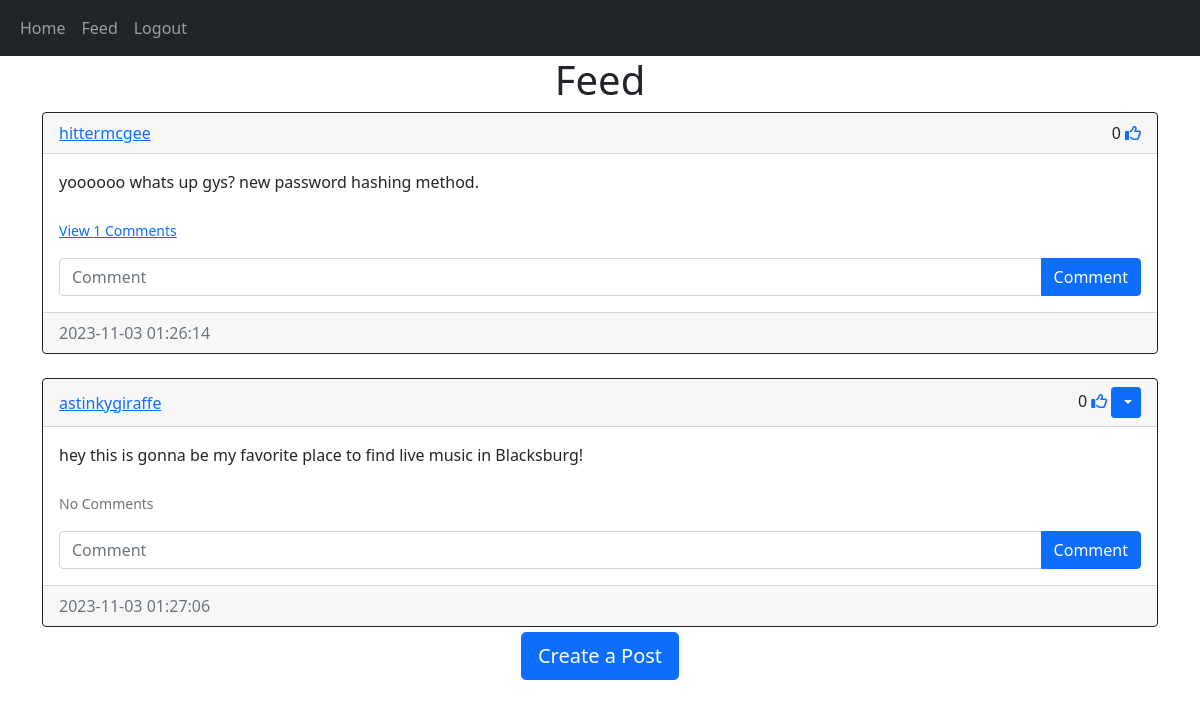
The app's page /feed (signed in) with its own data.
### website/models.py (models this page shows)
class Post(db.Model):
    id = db.Column(db.Integer, primary_key=True)
    text = db.Column(db.Text, nullable=False)
    date_created = db.Column(db.DateTime(timezone=False), default=func.now())
    author = db.Column(db.Integer, db.ForeignKey('user.id', ondelete="CASCADE"), nullable=False)
    comments = db.relationship('Comment', backref='post', passive_deletes=True)
    likes = db.relationship('Like', backref='post', passive_deletes=True)

class User(db.Model, UserMixin):
    id = db.Column(db.Integer, primary_key=True)
    email = db.Column(db.String(150), unique=True)
    username = db.Column(db.String(150), unique=True)
    password = db.Column(db.String(150))
    date_created = db.Column(db.DateTime(timezone=True), default=func.now())
    posts = db.relationship('Post', backref='user', passive_deletes=True)
    comments = db.relationship('Comment', backref='user', passive_deletes=True)
    likes = db.relationship('Like', backref='user', passive_deletes=True)

### website/views.py (the view)
@views.route("/feed")
@login_required
def feed():
    posts = Post.query.all()
    return render_template("feed.html", user=current_user, posts=posts)

### website/__init__.py (called while the page is built)
def create_app():
    app = Flask(__name__)
    app.config['SECRET_KEY'] = 'I love Earth and everything about it! It is my favorite thing'
    app.config['SQLALCHEMY_DATABASE_URI'] = f'sqlite:///{DB_NAME}'
    db.init_app(app)
    from .views import views
    from .auth import auth
    app.register_blueprint(views, url_prefix='/')
    app.register_blueprint(auth, url_prefix='/')
    from werkzeug.urls import urlencode
    from .models import User, Post, Comment, Like
    login_manager = LoginManager()
    login_manager.login_view = 'auth.login'
    login_manager.init_app(app)
    @login_manager.user_loader
    def load_user(id):
        return User.query.get(int(id))
    with app.app_context():
        db.create_all()
    return app

### website/templates/feed.html
{% extends "post_div.html" %} {% block title %}Feed{% endblock %}

### website/templates/post_div.html (shortened to what this page needs)
{% extends "base.html" %} {% block title %}Feed{% endblock %}
{% block content%}
<h1 align="center">{% block header %}Feed{% endblock %}</h1>
<div id="posts">
    {% for post in posts %}
        <div class="card border-dark">
            <div class="card-header d-flex justify-content-between align-items-center">
                <a href="/posts/{{post.user.username}}">{{post.user.username}}</a>
                <div>
                    {{ post.likes|length }}
                    {% if user.id in post.likes|map(attribute="author")|list %}
                    <a href="like-post/{{post.id}}"><i class="fa-solid fa-thumbs-up"></i></a>
                    {% else %}
                    <a href="like-post/{{post.id}}"><i class="fa-regular fa-thumbs-up"></i></a>
                    {% endif %}
                    {% if user.id == post.author %}
                    <div class="btn-group">
                        <button type="button" class="btn btn-sm btn-primary dropdown-toggle" data-bs-toggle="dropdown">
                        </button>
                    </div>
                    {% endif %}
                </div>
            </div>
            <div class="card-body">
                <div class="card-text">{{post.text}}</div>
                <br />
                <p class="card-text">
                    {% if post.comments|length > 0 %}
                    <a data-bs-toggle="collapse" href="#comments-{{post.id}}" role="button">
                        <small>View {{post.comments|length}} Comments</small>
                    </a>
                    {% else %}
                    <small class="text-muted">No Comments</small>
                    {% endif %}
                </p>
                <form class="input-group" method='POST' action="/create-comment/{{post.id}}">
                    <input type="text" id="text" name="text" class="form-control" placeholder="Comment"/>
                    <button type="submit" class="btn btn-primary">Comment</button>
                </form>
            </div>
            <div class="card-footer text-muted">
                {{post.date_created}}
            </div>
        </div>
    <br />
    {% endfor %}
</div>
    {% block footer %}
    <div align="center">
        <a href="/create-post"> <button type="button" class="btn btn-primary btn-lg">Create a Post</button></a>
    </div>
    {% endblock%}
{% endblock %}

### website/templates/post_div.html (style rules this page uses)
#posts { height: 520px; overflow:auto }

### records on screen
Post: user.username "hittermcgee", likes|length "0", text "yoooooo whats up gys? new password hashing method.", comments|length "1", date_created "2023-11-03 01:26:14"
Post: user.username "astinkygiraffe", likes|length "0", text "hey this is gonna be my favorite place to find live music in Blacksburg!", shows "No Comments", date_created "2023-11-03 01:27:06"
